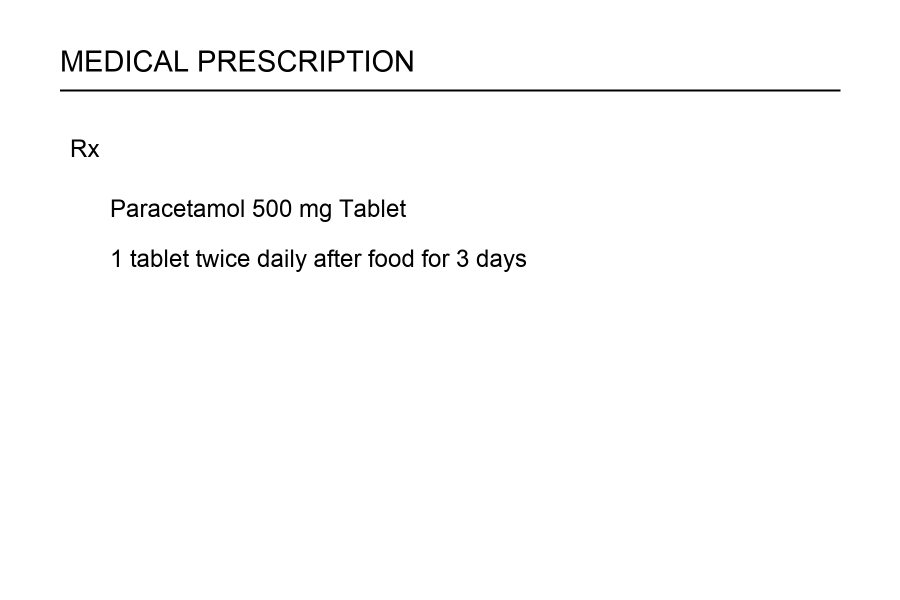
#> input picture intelligence/tests/fixtures/meddecode_e2e_paracetamol_test.png, 1800 x 1200 px (shown at 1/2 size)
$ python -i document_preprocessing.py   (imports and definitions only)
#> lines starting #> are read from the running program, lines starting #| are printed output that depends on the picture; after the words box and inside, x2 and y2 are one past the last pixel; in counts of white or black regions, pixels touching at a corner belong together
from __future__ import annotations

from dataclasses import dataclass, field
from pathlib import Path

import numpy as np
from PIL import Image, ImageFilter, ImageOps, ImageStat


MAX_PREPROCESS_DIMENSION = 2200


@dataclass
class DocumentQualityMetrics:
    blur_score: float
    contrast_ratio: float
    brightness: float
    rotation_estimate_degrees: float
    skew_estimate_degrees: float
    resolution: int
    shadow_score: float
    clipped_to_edge: bool
    low_resolution: bool
    unreadable_small_text: bool
    reasons: list[str] = field(default_factory=list)


@dataclass
class PreprocessingResult:
    image: Image.Image
    quality: DocumentQualityMetrics
    applied_steps: list[str] = field(default_factory=list)
    warnings: list[str] = field(default_factory=list)
    original_size: tuple[int, int] | None = None
    output_size: tuple[int, int] | None = None


def _safe_open_image(file_path: str | Path) -> Image.Image:
    path = Path(file_path)
    if not path.exists():
        raise FileNotFoundError(f"Image file not found: {file_path}")
    with Image.open(path) as image:
        return ImageOps.exif_transpose(image).convert("RGB").copy()


def _luminance_stats(image: Image.Image) -> tuple[float, float]:
    gray = ImageOps.grayscale(image)
    stats = ImageStat.Stat(gray)
    return float(stats.mean[0]), float(stats.stddev[0])


def _compute_blur_score(gray: Image.Image) -> float:
    edges = gray.filter(ImageFilter.FIND_EDGES)
    array = np.asarray(edges, dtype=np.float32)
    edge_spread = float(array.std())
    return 100.0 / (edge_spread + 1.0)


def _estimate_skew_deg(gray: Image.Image) -> float:
    working = gray.convert("L").copy()
    working.thumbnail((512, 512), Image.Resampling.BILINEAR)
    source = np.asarray(working, dtype=np.uint8)
    threshold = min(220.0, float(source.mean()) * 0.9)
    baseline = float(np.var(np.count_nonzero(source < threshold, axis=1)))
    best_angle = 0.0
    best_score = baseline

    for angle in range(-8, 9):
        if angle == 0:
            continue
        rotated = working.rotate(angle, expand=True, fillcolor=255)
        array = np.asarray(rotated, dtype=np.uint8)
        score = float(np.var(np.count_nonzero(array < threshold, axis=1)))
        if score > best_score:
            best_score = score
            best_angle = float(angle)

    if best_angle and best_score < baseline * 1.05:
        return 0.0
    # Return the rotation to apply, not the observed slant direction.
    return best_angle


def analyze_document_quality(image: Image.Image) -> DocumentQualityMetrics:
    """Return conservative quality diagnostics for a prescription image.

    These values are intended for pipeline triage and transformation selection.
    They are not clinically meaningful confidences.
    """

    rgb = image.convert("RGB")
    gray = ImageOps.grayscale(rgb)
    mean_luminance, stddev_luminance = _luminance_stats(rgb)
    blur_score = _compute_blur_score(gray)
    shadow_score = 0.0
    clipped = False

    edges = np.asarray(gray)
    content_mask = edges < 245
    if content_mask.any():
        y0, x0 = np.where(content_mask)
        bbox = (x0.min(), y0.min(), x0.max(), y0.max())
        width = gray.width
        height = gray.height
        border_margin = min(width, height) * 0.05
        clipped = (
            bbox[0] < border_margin
            or bbox[1] < border_margin
            or bbox[2] > width - border_margin
            or bbox[3] > height - border_margin
        )

        corners = [
            edges[: max(2, height // 8), : max(2, width // 8)],
            edges[: max(2, height // 8), -max(2, width // 8) :],
            edges[-max(2, height // 8) :, : max(2, width // 8)],
            edges[-max(2, height // 8) :, -max(2, width // 8) :],
        ]
        corner_brightness = [
            float(np.mean(corner))
            for corner in corners
            if corner.size
        ]
        shadow_score = (
            max(corner_brightness) - min(corner_brightness)
        ) / 255.0

    contrast_ratio = float(stddev_luminance / max(1.0, mean_luminance + 1.0))
    resolution = max(image.size)
    low_resolution = resolution < 900
    unreadable_small_text = image.width < 600 or image.height < 400
    skew = _estimate_skew_deg(gray)

    reasons: list[str] = []
    if blur_score > 25:
        reasons.append("blur_or_low_edge_detail")
    if contrast_ratio < 0.08:
        reasons.append("low_contrast")
    if mean_luminance < 110:
        reasons.append("dark_background")
    if abs(skew) > 3.0:
        reasons.append("skew_detected")
    if shadow_score > 0.18:
        reasons.append("shadowing_detected")
    if clipped:
        reasons.append("content_near_edge")
    if low_resolution:
        reasons.append("low_resolution")
    if unreadable_small_text:
        reasons.append("small_text_risk")

    return DocumentQualityMetrics(
        blur_score=blur_score,
        contrast_ratio=contrast_ratio,
        brightness=mean_luminance,
        rotation_estimate_degrees=skew,
        skew_estimate_degrees=skew,
        resolution=resolution,
        shadow_score=shadow_score,
        clipped_to_edge=clipped,
        low_resolution=low_resolution,
        unreadable_small_text=unreadable_small_text,
        reasons=reasons,
    )


def _should_autocontrast(quality: DocumentQualityMetrics) -> bool:
    return quality.contrast_ratio < 0.12 or quality.brightness < 120


def _safe_resize_preserving_aspect(image: Image.Image, max_dimension: int = MAX_PREPROCESS_DIMENSION) -> Image.Image:
    width, height = image.size
    scale = min(max_dimension / max(width, height), 1.0)
    if scale < 1.0:
        new_size = (max(1, int(width * scale)), max(1, int(height * scale)))
        return image.resize(new_size, Image.Resampling.LANCZOS)
    return image.copy()


def apply_safe_image_preprocessing(
    image: Image.Image,
    *,
    max_dimension: int = MAX_PREPROCESS_DIMENSION,
    deskew_limit_degrees: float = 15.0,
    allow_perspective: bool = False,
) -> PreprocessingResult:
    """Apply conservative preprocessing on a copy of the image.

    The implementation is intentionally fail-closed: it preserves the original
    pixels and only applies a small number of bounded transformations when there
    is evidence they are beneficial.
    """

    original = image.convert("RGB")
    quality = analyze_document_quality(original)
    working = original.copy()
    applied_steps: list[str] = []
    warnings: list[str] = []

    if max_dimension and max(original.size) > max_dimension:
        working = _safe_resize_preserving_aspect(working, max_dimension=max_dimension)
        applied_steps.append("resized")

    if (
        abs(quality.skew_estimate_degrees) > 0.5
        and abs(quality.skew_estimate_degrees) <= min(deskew_limit_degrees, 5.0)
        and not quality.clipped_to_edge
    ):
        working = working.rotate(
            quality.skew_estimate_degrees,
            expand=False,
            fillcolor=(255, 255, 255),
        )
        applied_steps.append("deskewed")
    elif abs(quality.skew_estimate_degrees) > 0.5:
        warnings.append("deskew_skipped_for_character_or_edge_safety")

    if _should_autocontrast(quality):
        working = ImageOps.autocontrast(working)
        applied_steps.append("autocontrast")

    if allow_perspective and quality.clipped_to_edge and abs(quality.skew_estimate_degrees) > 3:
        warnings.append("perspective_correction_not_applied")

    if quality.low_resolution:
        warnings.append("document_is_low_resolution")
    if quality.unreadable_small_text:
        warnings.append("small_text_risk")
    if quality.shadow_score > 0.18:
        warnings.append("shadowing_detected")
    if quality.blur_score > 25:
        warnings.append("blur_or_low_edge_detail")

    return PreprocessingResult(
        image=working,
        quality=quality,
        applied_steps=applied_steps,
        warnings=warnings,
        original_size=original.size,
        output_size=working.size,
    )


def normalize_document_image(
    file_path: str | Path,
    *,
    max_dimension: int = MAX_PREPROCESS_DIMENSION,
    deskew_limit_degrees: float = 15.0,
) -> PreprocessingResult:
    """Open an image file, normalize orientation, and return safe preprocessing output."""

    image = _safe_open_image(file_path)
#> in _safe_open_image, image is the input picture: PIL image 1800x1200 RGB; min 0, max 255, mean 251.2
    return apply_safe_image_preprocessing(
        image,
        max_dimension=max_dimension,
        deskew_limit_degrees=deskew_limit_degrees,
    )
#> in analyze_document_quality, `mean_luminance, stddev_luminance = _luminance_stats(rgb)`: mean_luminance = 251.2; stddev_luminance = 30
#> in _compute_blur_score, `edges = gray.filter(ImageFilter.FIND_EDGES)`:
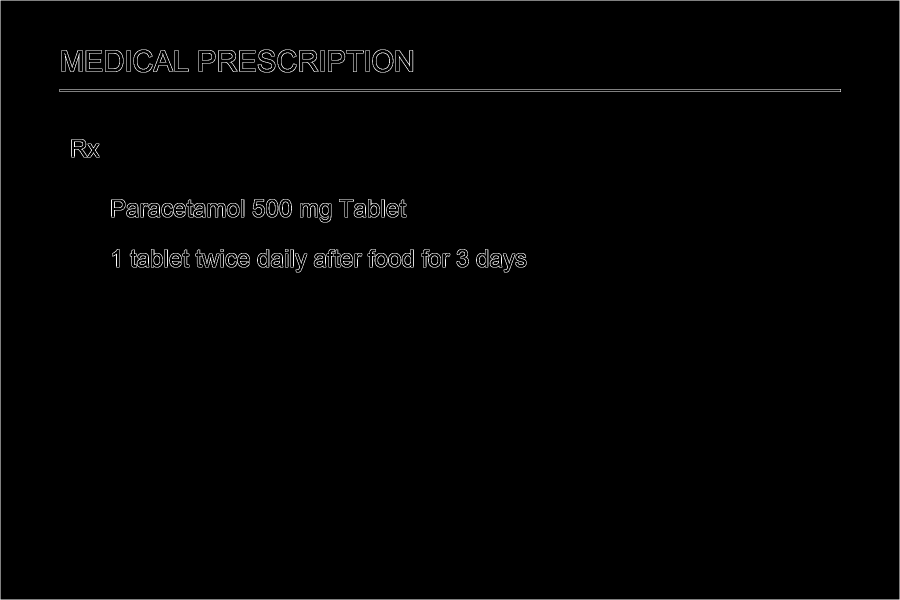
#> edges: PIL image 1800x1200 L (shown at 1/2 size); min 0, max 255, mean 2.8
#> in _compute_blur_score, `edge_spread = float(array.std())`: edge_spread = 25.97
#> in analyze_document_quality, `blur_score = _compute_blur_score(gray)`: blur_score = 3.71
#> in analyze_document_quality, `content_mask = edges < 245`:
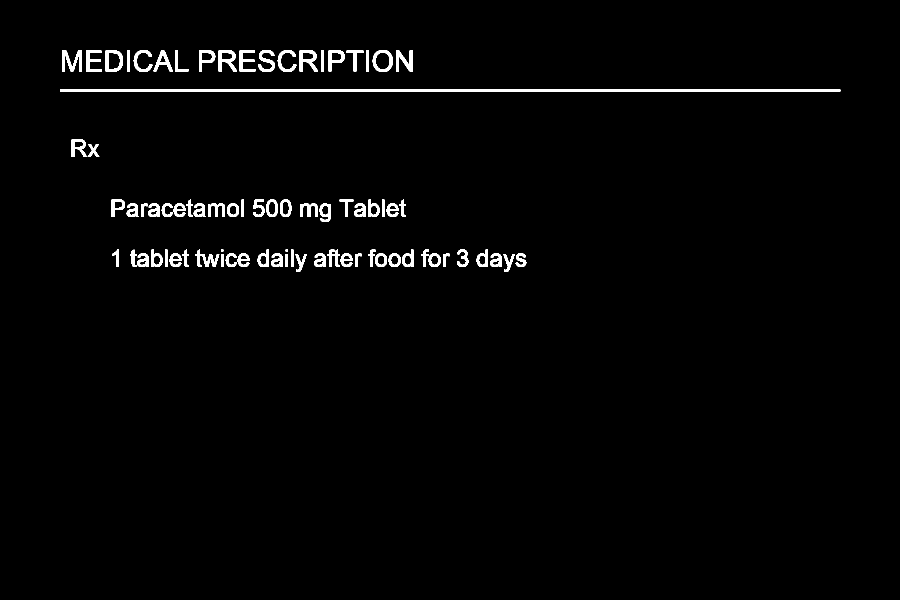
#> content_mask: shape (1200, 1800) bool (shown at 1/2 size); 1.7% white; 78 white regions, largest, box (x1, y1, x2, y2) and area: (120, 179, 1681, 183) 6244, (124, 101, 164, 143) 919, (792, 101, 826, 143) 804
#> in analyze_document_quality, `bbox = (x0.min(), y0.min(), x0.max(), y0.max())`: bbox = (120, 100, 1680, 543)
#> in analyze_document_quality, `clipped = ( bbox[0] < border_margin or bbox[1] < border_margin or bbox..`: clipped = False
#> in analyze_document_quality, `corner_brightness = [ float(np.mean(corner)) for corner in corners if ..`: corner_brightness = [242.1, 255, 255, 255]
#> in analyze_document_quality, `shadow_score = ( max(corner_brightness) - min(corner_brightness) ) / 2..`: shadow_score = 0.0504
#> in analyze_document_quality, `contrast_ratio = float(stddev_luminance / max(1.0, mean_luminance + 1...`: contrast_ratio = 0.119
#> in _estimate_skew_deg, `working.thumbnail((512, 512), Image.Resampling.BILINEAR)`:
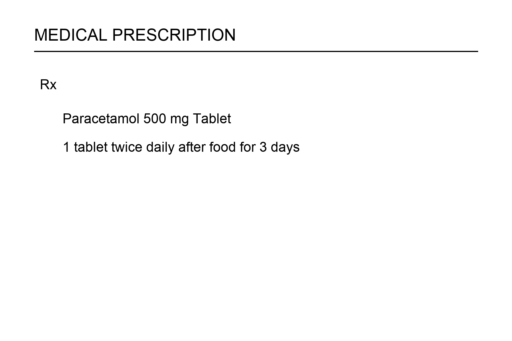
#> working: PIL image 512x341 L; min 0, max 255, mean 251.2
#> in _estimate_skew_deg, `threshold = min(220.0, float(source.mean()) * 0.9)`: threshold = 220
#> in _estimate_skew_deg, `baseline = float(np.var(np.count_nonzero(source < threshold, axis=1)))`: baseline = 2098.7
#> the loop in _estimate_skew_deg, `for angle in range(-8, 9):` made 17 passes
#> score on passes 1, 2, 3, 4, 5, 6, 7, 8, 10, 11, 12, 13: 265.3, 304.6, 351.8, 418.5, 502.2, 616.2, 786.2, 1056.5, 1055.1, 857.9, 768.6, 648.2
#> pass 1, in _estimate_skew_deg, `rotated = working.rotate(angle, expand=True, fillcolor=255)`:
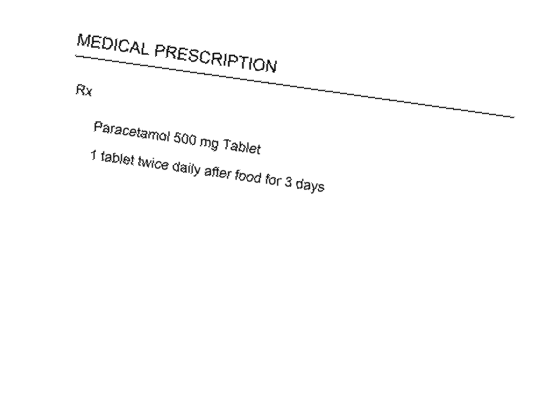
#> rotated: PIL image 556x409 L; min 0, max 255, mean 252.1
#> pass 2, in _estimate_skew_deg, `rotated = working.rotate(angle, expand=True, fillcolor=255)`:
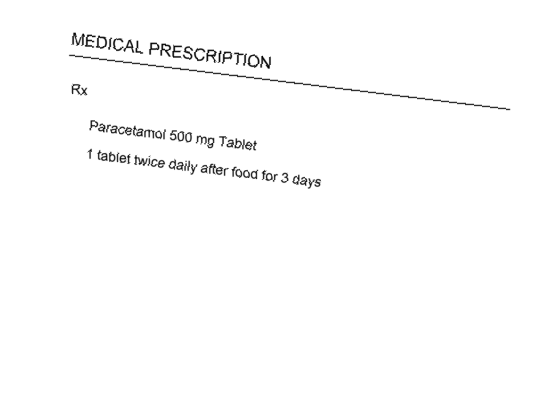
#> rotated: PIL image 550x401 L; min 0, max 255, mean 252
#> pass 3, in _estimate_skew_deg, `rotated = working.rotate(angle, expand=True, fillcolor=255)`:
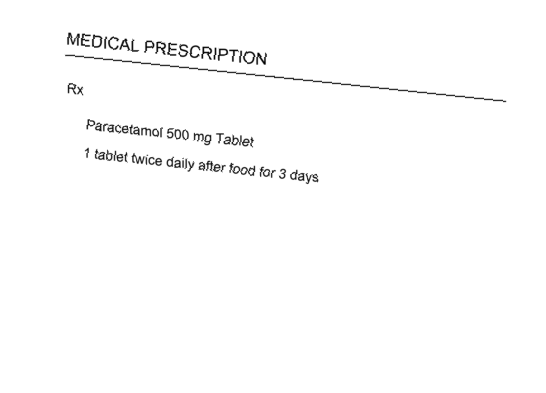
#> rotated: PIL image 546x393 L; min 0, max 255, mean 251.9
#> after the loop in _estimate_skew_deg, `for angle in range(-8, 9):`: best_angle = 0; best_score = 2098.7
#> in analyze_document_quality, `skew = _estimate_skew_deg(gray)`: skew = 0

>>> result = normalize_document_image('../../tests/fixtures/meddecode_e2e_paracetamol_test.png')
